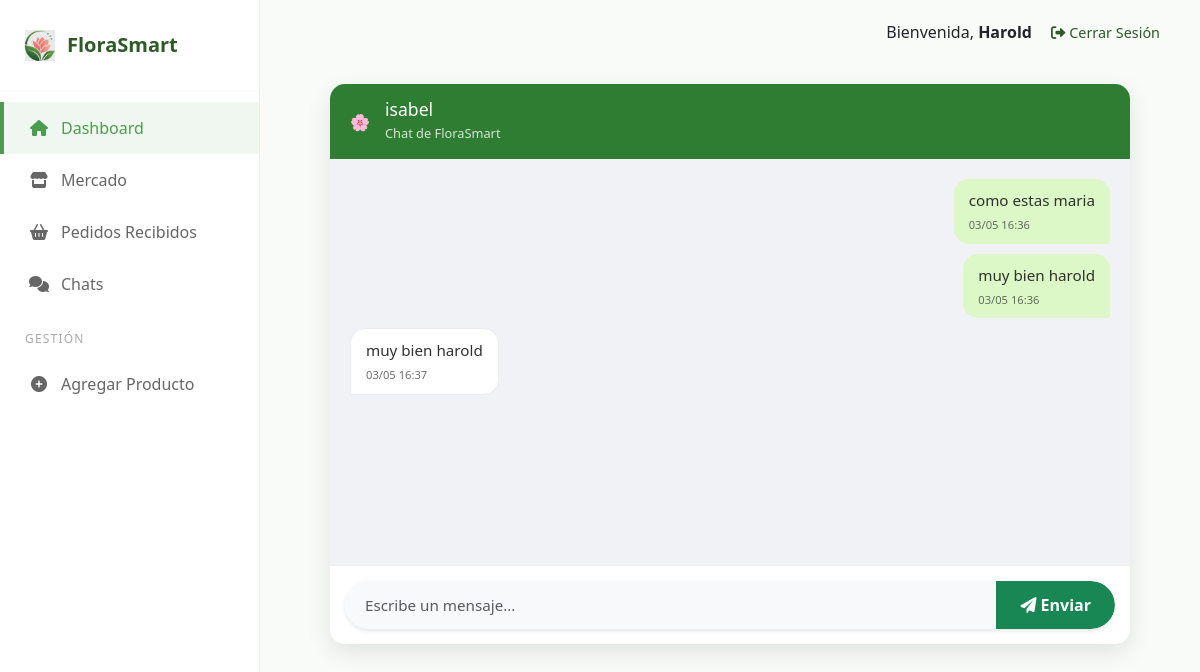
The app's page /chat/5/ (signed in) with its own data.
### usuarios/models.py (models this page shows, shortened)
class Usuario(AbstractUser):
    ROLES = (
        ('floricultor', 'Floricultor / Productor'),
        ('comprador_b2b', 'Comprador Mayorista (B2B)'),
        ('comprador_b2c', 'Cliente Final (B2C)'),
    )
    email = models.EmailField(unique=True)
    rol = models.CharField(max_length=20, choices=ROLES, default='comprador_b2c')
    nombre_empresa_o_finca = models.CharField(max_length=100, blank=True, null=True)
    groups = models.ManyToManyField(
        Group,
        related_name="usuario_set",
        blank=True,
    )
    user_permissions = models.ManyToManyField(
        Permission,
        related_name="usuario_permissions_set",
        blank=True,
    )

class MensajeChat(models.Model):
    emisor = models.ForeignKey(Usuario, on_delete=models.CASCADE, related_name='mensajes_enviados')
    receptor = models.ForeignKey(Usuario, on_delete=models.CASCADE, related_name='mensajes_recibidos')
    contenido = models.TextField()
    fecha_envio = models.DateTimeField(auto_now_add=True)
    leido = models.BooleanField(default=False)
    class Meta:
        ordering = ['fecha_envio']

### usuarios/views.py (the view, shortened to what this page needs)
# urls.py: path('chat/<int:receptor_id>/', views.chat_view, name='chat'),
@login_required
def chat_view(request, receptor_id):
    receptor = get_object_or_404(Usuario, id=receptor_id)
    if receptor == request.user:
        messages.warning(request, "No puedes chatear contigo mismo.")
        return redirect('lista_chats')
    ids_ordenados = sorted([request.user.id, receptor.id])
    sala_id = f"chat_{ids_ordenados[0]}_{ids_ordenados[1]}"
    mensajes = MensajeChat.objects.filter(
        (Q(emisor=request.user) & Q(receptor=receptor)) |
        (Q(emisor=receptor) & Q(receptor=request.user))
    ).order_by('fecha_envio')
    contexto = {
        'receptor': receptor,
        'sala_id': sala_id,
        'titulo': f"Chat con {receptor.username}",
        'mensajes': mensajes
    }
    return render(request, 'chat.html', contexto)

### templates/chat.html (shortened to what this page needs)
{% extends 'base.html' %}
{% load static %}
{% block content %}
<div class="chat-container">
    <div class="chat-header">
        <div class="avatar">🌸</div>
        <div>
            <h5 class="mb-0">{{ receptor.username }}</h5>
            <small>Chat de FloraSmart</small>
        </div>
    </div>
    <div id="chat-messages">
        {% for mensaje in mensajes %}
            <div class="message {% if mensaje.emisor == user %}sent{% else %}received{% endif %}">
                {{ mensaje.contenido }}
                <span class="message-info">{{ mensaje.fecha_envio|date:"d/m H:i" }}</span>
            </div>
        {% empty %}
            <div class="text-center text-muted py-4">
                <i class="fas fa-comments fa-2x mb-2"></i>
                <p>No hay mensajes aún. ¡Envía el primero!</p>
            </div>
        {% endfor %}
    </div>
    <div class="chat-input-area">
        <form method="post" action="{% url 'chat' receptor.id %}">
            <div class="input-group">
                <input type="text" name="contenido" class="form-control border-0 bg-light"
                       placeholder="Escribe un mensaje..." required maxlength="500">
                <button type="submit" class="btn btn-success px-4">
                    <i class="fas fa-paper-plane"></i> Enviar
                </button>
            </div>
        </form>
    </div>
</div>
{% endblock %}

### templates/base.html (shortened to what this page needs)
{% load static %}
<!DOCTYPE html>
<html lang="es">
<head>
    <link rel="stylesheet" href="{% static 'css/style.css' %}">
    <link href="https://cdn.jsdelivr.net/npm/bootstrap@5.3.0/dist/css/bootstrap.min.css" rel="stylesheet">
    <link rel="stylesheet" href="https://cdnjs.cloudflare.com/ajax/libs/font-awesome/6.0.0/css/all.min.css">
</head>
<body>
    <div class="market-layout">
        <aside class="market-sidebar">
            <div class="sidebar-brand">
                <img src="{% static 'images/logo.png' %}" alt="Logo FloraSmart" class="sidebar-logo">
                <a href="{% url 'home' %}" class="sidebar-brand-name">FloraSmart</a>
            </div>
            <nav class="nav-menu">
                <a href="{% url 'home' %}" class="sidebar-link active">
                    <i class="fas fa-home"></i>
                    <span>Dashboard</span>
                </a>
                <a href="{% url 'mercado' %}" class="sidebar-link">
                    <i class="fas fa-store"></i>
                    <span>Mercado</span>
                </a>
                <a href="{% url 'mis_pedidos' %}" class="sidebar-link">
                    <i class="fas fa-shopping-basket"></i>
                    <span>{% if user.rol == 'floricultor' %}Pedidos Recibidos{% else %}Mis Pedidos{% endif %}</span>
                </a>
                <a href="{% url 'lista_chats' %}" class="sidebar-link">
                    <i class="fas fa-comments"></i>
                    <span>Chats</span>
                </a>
                {% if user.rol == 'floricultor' %}
                    <div class="sidebar-section-title">Gestión</div>
                    <a href="{% url 'agregar_producto' %}" class="sidebar-link">
                        <i class="fas fa-plus-circle"></i>
                        <span>Agregar Producto</span>
                    </a>
                {% endif %}
            </nav>
        </aside>
        <main class="main-content">
            <header class="top-user-bar">
                <div class="user-info">
                    {% if user.is_authenticated %}
                        <span>Bienvenida, <strong>{{ user.username }}</strong></span>
                        <a href="{% url 'logout' %}" class="logout-link" style="margin-left: 15px; color: #2d5a27; text-decoration: none; font-size: 0.9rem;">
                            <i class="fas fa-sign-out-alt"></i> Cerrar Sesión
                        </a>
                    {% endif %}
                </div>
            </header>
            <section class="container-fluid">
                {% block content %}
                {% endblock %}
            </section>
        </main>
    </div>
</body>
</html>

### static/css/style.css (style rules this page uses)
:root { --green-main: #4a9d4d; --green-dark: #2d5a27; --text-gray: #666; --primary-green: #2ecc71; --dark-green: #27ae60; --light-bg: #f4f7f6; --white: #ffffff; --text-dark: #2c3e50; --shadow: 0 4px 15px rgba(0,0,0,0.1); }
body, html { height: 100%; margin: 0; font-family: 'Segoe UI', sans-serif; }
.market-layout { display: flex; height: 100vh; overflow: hidden; }
.market-sidebar { width: 260px; background: var(--white); border-right: 1px solid #eee; display: flex; flex-direction: column; height: 100%; flex-shrink: 0; }
.sidebar-brand { display: flex; align-items: center; padding: 30px 25px; border-bottom: 1px solid #f8f8f8; }
.sidebar-logo { width: 30px; height: auto; margin-right: 12px; }
.sidebar-brand-name { color: var(--green-dark); font-size: 20px; font-weight: bold; text-decoration: none; }
.nav-menu { flex: 1; overflow-y: auto; padding-top: 10px; }
.sidebar-link { text-decoration: none; color: var(--text-gray); padding: 14px 25px; display: flex; align-items: center; gap: 12px; border-left: 4px solid transparent; transition: all 0.3s ease; font-weight: 500; }
.sidebar-link i { width: 20px; text-align: center; }
.sidebar-link:hover, .sidebar-link.active { background-color: #f0f7f0; color: var(--green-main); border-left: 4px solid var(--green-main); }
.sidebar-section-title { padding: 20px 25px 10px 25px; font-size: 0.75rem; color: #aaa; text-transform: uppercase; letter-spacing: 1.2px; }
.main-content { flex: 1; display: flex; flex-direction: column; background: #f9fbf9; overflow-y: auto; }
.top-user-bar { display: flex; justify-content: flex-end; align-items: center; padding: 20px 40px; background: transparent; }
.chat-container { max-width: 800px; margin: 20px auto; height: 70vh; display: flex; flex-direction: column; background: #fff; border-radius: 15px; box-shadow: var(--shadow); overflow: hidden; }
.chat-header { background: var(--green-dark); color: white; padding: 15px 20px; display: flex; align-items: center; gap: 15px; }
.chat-header h5 { margin: 0; font-size: 1.1rem; }
.chat-header small { font-size: 0.8rem; opacity: 0.8; }
#chat-messages { flex: 1; overflow-y: auto; padding: 20px; background-color: #f8f9fa; display: flex; flex-direction: column; gap: 10px; }
.message { max-width: 70%; padding: 12px 16px; border-radius: 18px; font-size: 0.95rem; position: relative; word-wrap: break-word; }
.message.sent { align-self: flex-end; background-color: var(--primary-green); color: white; border-bottom-right-radius: 4px; }
.message.received { align-self: flex-start; background-color: white; color: #333; border-bottom-left-radius: 4px; border: 1px solid #e9ecef; }
.message-info { font-size: 0.75rem; display: block; margin-top: 6px; opacity: 0.7; }
.chat-input-area { padding: 15px; background: white; border-top: 1px solid #eee; }
.chat-input-area .input-group { box-shadow: 0 2px 4px rgba(0,0,0,0.1); border-radius: 25px; overflow: hidden; }
.chat-input-area input { border: none; padding: 12px 20px; font-size: 0.95rem; }
.chat-input-area .btn { border: none; padding: 12px 20px; font-weight: 600; border-radius: 0 25px 25px 0; }

### templates/chat.html (style rules this page uses)
.chat-container { max-width: 800px; margin: 20px auto; height: 70vh; display: flex; flex-direction: column; background: #fff; border-radius: 15px; box-shadow: 0 8px 24px rgba(0,0,0,0.1); overflow: hidden; }
.chat-header { background: #2e7d32; color: white; padding: 15px 20px; display: flex; align-items: center; gap: 15px; }
#chat-messages { flex: 1; overflow-y: auto; padding: 20px; background-color: #f0f2f5; display: flex; flex-direction: column; gap: 10px; }
.message { max-width: 70%; padding: 10px 15px; border-radius: 15px; font-size: 0.95rem; position: relative; }
.message.sent { align-self: flex-end; background-color: #dcf8c6; color: #303030; border-bottom-right-radius: 2px; }
.message.received { align-self: flex-start; background-color: white; color: #303030; border-bottom-left-radius: 2px; }
.message-info { font-size: 0.7rem; display: block; margin-top: 5px; opacity: 0.7; }
.chat-input-area { padding: 15px; background: white; border-top: 1px solid #eee; }

### records on screen
Usuario: username "Harold"
Usuario: username "isabel"
MensajeChat: contenido "como estas maria", fecha_envio "03/05 16:36"
MensajeChat: contenido "muy bien harold", fecha_envio "03/05 16:36"
MensajeChat: contenido "muy bien harold", fecha_envio "03/05 16:37"
